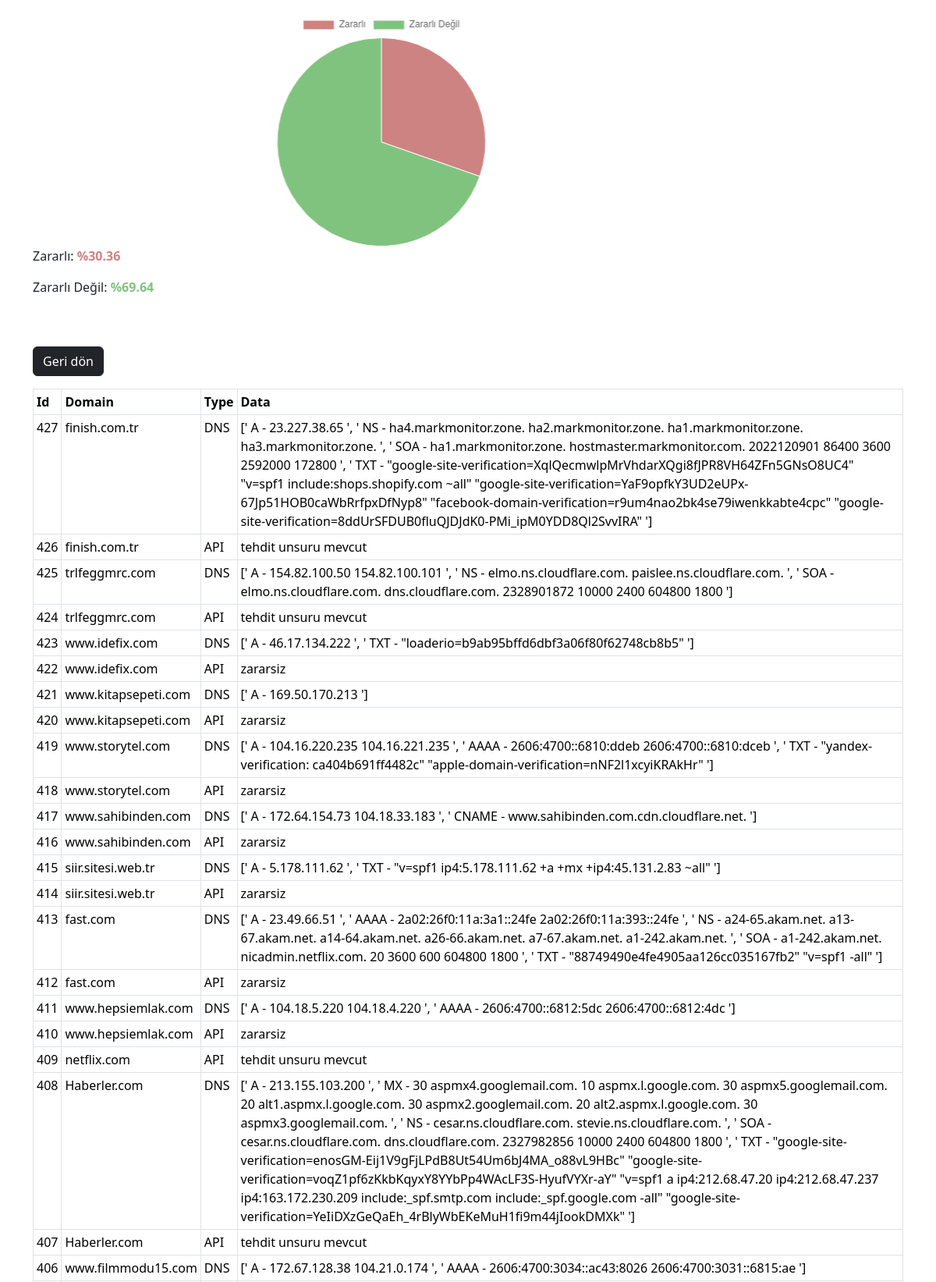
Page /past_fifty (upper part) on the committed database.
### Check/models.py (models this page shows)
class ResultModel(models.Model):
    target = models.CharField(max_length=100)
    result_type = models.CharField(max_length=100)
    result_data = models.TextField()
    created = models.DateTimeField(auto_now_add = True)

### Check/views.py (the view)
# urls.py: path("past_fifty", views.past_fifty, name="past_fifty"),
def past_fifty(request):
    history = ResultModel.objects.all()[::-1][:102] #burada 102 yazdım çünkü verilerin biri api diğeri dns bilgileri.
    zararli_count = sum(1 for item in history if item.result_data == "tehdit unsuru mevcut")
    zararli_degil_count = sum(1 for item in history if item.result_data == "zararsiz") #Queryset olduğu için history.filter kullanılmıyor.
    total_count = zararli_count + zararli_degil_count
    zararli_percentage = (zararli_count / total_count) * 100
    zararli_degil_percentage = (zararli_degil_count / total_count) * 100
    return render(request, "graphic.html", {
        "history": history,
        "zararli_percentage": zararli_percentage,
        "zararli_degil_percentage": zararli_degil_percentage
    })

### templates/graphic.html (shortened to what this page needs)
{% extends "base.html" %}
{% block page %}
<div class="container mt-3">
    <div class="row">
        <div class="col-12">
            <div style="width: 80%;">
                <canvas id="myChart"></canvas>
            </div>
            {% include "js/graphic50.html" %}
            <p >Zararlı: <b style="color:rgba(156, 8, 5, 0.5);"> %{{ zararli_percentage|floatformat:2 }}</b></p>
            <p >Zararlı Değil: <b style="color:rgba(3, 135, 0, 0.5);"> %{{ zararli_degil_percentage|floatformat:2 }}</b></p>
            <a href="{% url "index" %}" class="btn btn-dark mt-5">Geri dön</a>
            <table class="table table-sm table-bordered mt-3">
                <thead>
                        <tr>
                            <th>Id</th>
                            <th>Domain</th>
                            <th>Type</th>
                            <th>Data</th>
                        </tr>
                </thead>
                    <tbody>
                        {% for item in history %}
                            <tr>
                                <td>{{ item.id }}  </td>
                                <td>{{ item.target }}  </td>
                                <td>{{ item.result_type }}  </td>
                                <td>{{ item.result_data }}  </td>
                            </tr>
                        {% endfor %}
                    </tbody>
            </table>
        </div>
    </div>
</div>
{% endblock page %}

### templates/base.html (shortened to what this page needs)
<!doctype html>
{% load static %}
<html lang="en">
  <head>
    <link href="{% static 'css/bootstrap.min.css' %}" rel="stylesheet">
  </head>
  <body>
    {% block page %}
    {% endblock page %}
  </body>
</html>

### templates/js/graphic50.html
<script>
    const ctx = document.getElementById('myChart').getContext('2d');
    new Chart(ctx, {
      type: 'pie',
      data: {
        labels: ["Zararlı", "Zararlı Değil"],
        datasets: [{
          label: 'Zararlı/Zararlı Değil Yüzdesel Dağılım',
          data: [{{ zararli_percentage }}, {{ zararli_degil_percentage }}],
          backgroundColor: [
                'rgba(156, 8, 5, 0.5)', // Zararlı
                'rgba(3, 135, 0, 0.5)'  // Zararlı Değil
            ],
            borderWidth: 1
        }]
      },
      options: {
        responsive: true, //tarayıcı boyutuna göre boyutlanır
        maintainAspectRatio: false, //oran korumasını devre dışı bırakmak için yazıldı.
      }
    });
</script>

### rows in the picture
ResultModel: id "427", target "finish.com.tr", result_type "DNS", result_data "[' A - 23.227.38.65 ', ' NS - ha4.markmonitor.zone. ha2.markmonitor.zone. ha1.markmonitor.zone. ha3.markmonitor.zone. ', ' SOA - ha1.markmonitor.zone. hostmaster.markmonitor.com. 2022120901 86400 3600 2592000 172800 ', ' TXT - \"google-site-verification=XqlQecmwlpMrVhdarXQgi8fJPR8VH64ZFn5GNsO8UC4\" \"v=spf1 include:shops.shopify.com ~all\" \"google-site-verification=YaF9opfkY3UD2eUPx-67Jp51HOB0caWbRrfpxDfNyp8\" \"facebook-domain-verification=r9um4nao2bk4se79iwenkkabte4cpc\" \"google-site-verification=8ddUrSFDUB0fluQJDJdK0-PMi_ipM0YDD8Ql2SvvIRA\" ']"
ResultModel: id "426", target "finish.com.tr", result_type "API", result_data "tehdit unsuru mevcut"
ResultModel: id "425", target "trlfeggmrc.com", result_type "DNS", result_data "[' A - 154.82.100.50 154.82.100.101 ', ' NS - elmo.ns.cloudflare.com. paislee.ns.cloudflare.com. ', ' SOA - elmo.ns.cloudflare.com. dns.cloudflare.com. 2328901872 10000 2400 604800 1800 ']"
ResultModel: id "424", target "trlfeggmrc.com", result_type "API", result_data "tehdit unsuru mevcut"
ResultModel: id "423", target "www.idefix.com", result_type "DNS", result_data "[' A - 46.17.134.222 ', ' TXT - \"loaderio=b9ab95bffd6dbf3a06f80f62748cb8b5\" ']"
ResultModel: id "422", target "www.idefix.com", result_type "API", result_data "zararsiz"
ResultModel: id "421", target "www.kitapsepeti.com", result_type "DNS", result_data "[' A - 169.50.170.213 ']"
ResultModel: id "420", target "www.kitapsepeti.com", result_type "API", result_data "zararsiz"
ResultModel: id "419", target "www.storytel.com", result_type "DNS", result_data "[' A - 104.16.220.235 104.16.221.235 ', ' AAAA - 2606:4700::6810:ddeb 2606:4700::6810:dceb ', ' TXT - \"yandex-verification: ca404b691ff4482c\" \"apple-domain-verification=nNF2l1xcyiKRAkHr\" ']"
ResultModel: id "418", target "www.storytel.com", result_type "API", result_data "zararsiz"
ResultModel: id "417", target "www.sahibinden.com", result_type "DNS", result_data "[' A - 172.64.154.73 104.18.33.183 ', ' CNAME - www.sahibinden.com.cdn.cloudflare.net. ']"
ResultModel: id "416", target "www.sahibinden.com", result_type "API", result_data "zararsiz"
ResultModel: id "415", target "siir.sitesi.web.tr", result_type "DNS", result_data "[' A - 5.178.111.62 ', ' TXT - \"v=spf1 ip4:5.178.111.62 +a +mx +ip4:45.131.2.83 ~all\" ']"
ResultModel: id "414", target "siir.sitesi.web.tr", result_type "API", result_data "zararsiz"
ResultModel: id "413", target "fast.com", result_type "DNS", result_data "[' A - 23.49.66.51 ', ' AAAA - 2a02:26f0:11a:3a1::24fe 2a02:26f0:11a:393::24fe ', ' NS - a24-65.akam.net. a13-67.akam.net. a14-64.akam.net. a26-66.akam.net. a7-67.akam.net. a1-242.akam.net. ', ' SOA - a1-242.akam.net. nicadmin.netflix.com. 20 3600 600 604800 1800 ', ' TXT - \"88749490e4fe4905aa126cc035167fb2\" \"v=spf1 -all\" ']"
ResultModel: id "412", target "fast.com", result_type "API", result_data "zararsiz"
ResultModel: id "411", target "www.hepsiemlak.com", result_type "DNS", result_data "[' A - 104.18.5.220 104.18.4.220 ', ' AAAA - 2606:4700::6812:5dc 2606:4700::6812:4dc ']"
ResultModel: id "410", target "www.hepsiemlak.com", result_type "API", result_data "zararsiz"
ResultModel: id "409", target "netflix.com", result_type "API", result_data "tehdit unsuru mevcut"
ResultModel: id "408", target "Haberler.com", result_type "DNS", result_data "[' A - 213.155.103.200 ', ' MX - 30 aspmx4.googlemail.com. 10 aspmx.l.google.com. 30 aspmx5.googlemail.com. 20 alt1.aspmx.l.google.com. 30 aspmx2.googlemail.com. 20 alt2.aspmx.l.google.com. 30 aspmx3.googlemail.com. ', ' NS - cesar.ns.cloudflare.com. stevie.ns.cloudflare.com. ', ' SOA - cesar.ns.cloudflare.com. dns.cloudflare.com. 2327982856 10000 2400 604800 1800 ', ' TXT - \"google-site-verification=enosGM-Eij1V9gFjLPdB8Ut54Um6bJ4MA_o88vL9HBc\" \"google-site-verification=voqZ1pf6zKkbKqyxY8YYbPp4WAcLF3S-HyufVYXr-aY\" \"v=spf1 a ip4:212.68.47.20 ip4:212.68.47.237 ip4:163.172.230.209 include:_spf.smtp.com include:_spf.google.com -all\"…"
ResultModel: id "407", target "Haberler.com", result_type "API", result_data "tehdit unsuru mevcut"
ResultModel: id "406", target "www.filmmodu15.com", result_type "DNS", result_data "[' A - 172.67.128.38 104.21.0.174 ', ' AAAA - 2606:4700:3034::ac43:8026 2606:4700:3031::6815:ae ']"

### other values in the picture
{{ zararli_percentage|floatformat:2 }} "30.36"
{{ zararli_degil_percentage|floatformat:2 }} "69.64"
chart data {{ zararli_percentage }} 30.357142857142854
chart data {{ zararli_degil_percentage }} 69.64285714285714
